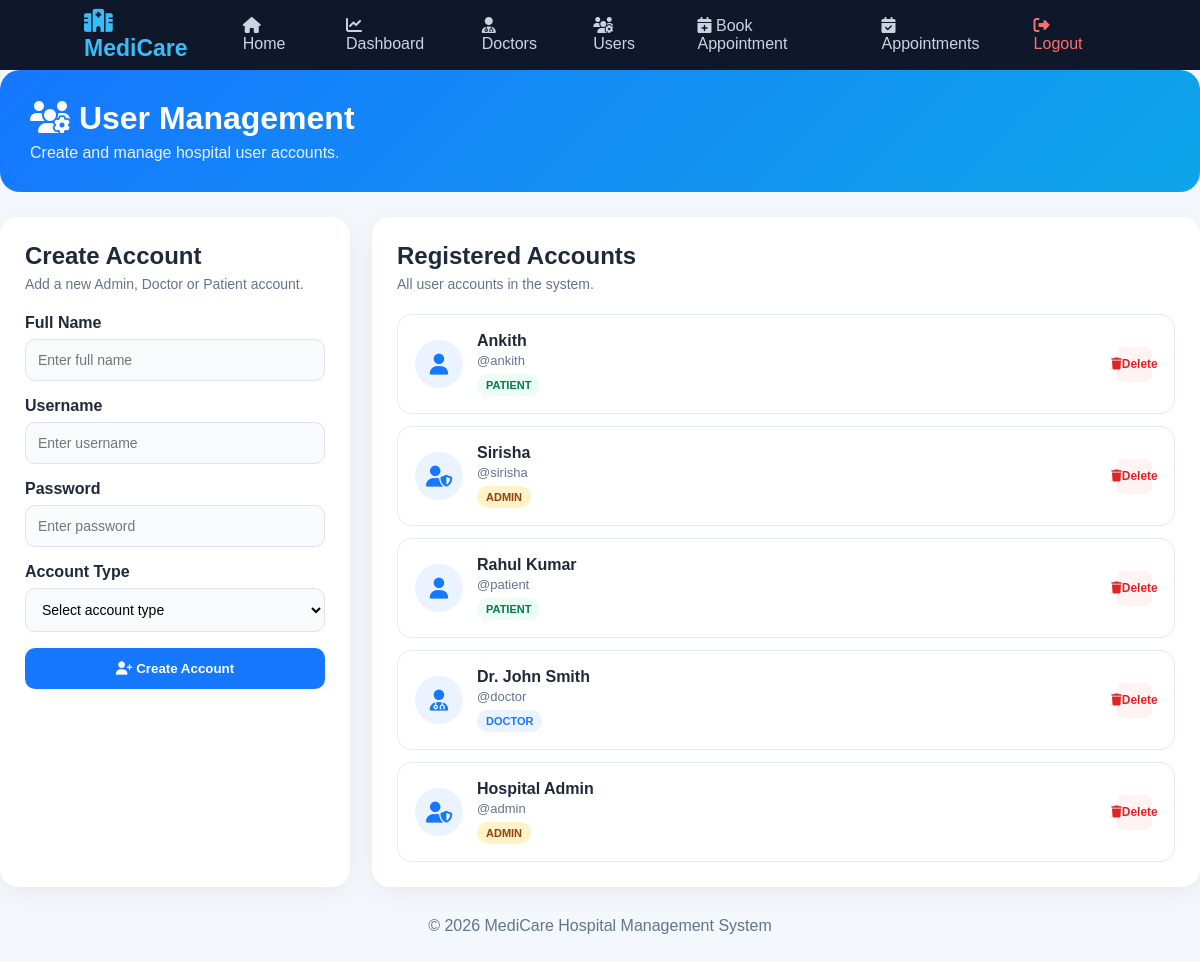
The app's page /users (signed in) with its own data.
### tables this page shows
CREATE TABLE users (
            id INTEGER PRIMARY KEY AUTOINCREMENT,
            username TEXT UNIQUE NOT NULL,
            password TEXT NOT NULL,
            role TEXT NOT NULL,
            name TEXT NOT NULL
        );

### app.py (the view, shortened to what this page needs)
@app.route("/users", methods=["GET", "POST"])
@login_required
def users():
    db = get_db()
    users_data = db.execute(
        """
        SELECT id, username, role, name
        FROM users
        ORDER BY id DESC
        """
    ).fetchall()
    db.close()
    return render_template(
        "users.html",
        users=users_data
    )

### app.py (called while the page is built)
def get_db():
    db = sqlite3.connect(DATABASE)
    db.row_factory = sqlite3.Row
    return db

def login_required(f):
    @wraps(f)
    def decorated_function(*args, **kwargs):
        if "username" not in session:
            return redirect(url_for("login"))
        return f(*args, **kwargs)
    return decorated_function

### templates/users.html (shortened to what this page needs)
    {% extends "base.html" %}
{% block content %}
<div class="users-page">
    <div class="users-hero">
        <h1>
            <i class="fa-solid fa-users-gear"></i>
            User Management
        </h1>
        <p>
            Create and manage hospital user accounts.
        </p>
    </div>
    <div class="users-layout">
        <div class="card">
            <h2>
                Create Account
            </h2>
            <p class="subtitle">
                Add a new Admin, Doctor or Patient account.
            </p>
            <form method="POST">
                <div class="form-group">
                    <label>
                        Full Name
                    </label>
                    <input
                        type="text"
                        name="name"
                        placeholder="Enter full name"
                        required
                    >
                </div>
                <div class="form-group">
                    <label>
                        Username
                    </label>
                    <input
                        type="text"
                        name="username"
                        placeholder="Enter username"
                        required
                    >
                </div>
                <div class="form-group">
                    <label>
                        Password
                    </label>
                    <input
                        type="password"
                        name="password"
                        placeholder="Enter password"
                        minlength="6"
                        required
                    >
                </div>
                <div class="form-group">
                    <label>
                        Account Type
                    </label>
                    <select name="role" required>
                        <option value="">
                            Select account type
                        </option>
                    </select>
                </div>
                <button
                    type="submit"
                    class="create-btn"
                >
                    <i class="fa-solid fa-user-plus"></i>
                    Create Account
                </button>
            </form>
        </div>
        <div class="card">
            <h2>
                Registered Accounts
            </h2>
            <p class="subtitle">
                All user accounts in the system.
            </p>
            <div class="user-list">
                {% for user in users %}
                <div class="user-card">
                    <div class="user-left">
                        <div class="user-avatar">
                            {% if user.role == "admin" %}
                                <i class="fa-solid fa-user-shield"></i>
                            {% elif user.role == "doctor" %}
                                <i class="fa-solid fa-user-doctor"></i>
                            {% else %}
                                <i class="fa-solid fa-user"></i>
                            {% endif %}
                        </div>
                        <div>
                            <div class="user-name">
                                {{ user.name }}
                            </div>
                            <div class="username">
                                @{{ user.username }}
                            </div>
                            {% if user.role == "admin" %}
                            <span class="role role-admin">
                                ADMIN
                            </span>
                            {% elif user.role == "doctor" %}
                            <span class="role role-doctor">
                                DOCTOR
                            </span>
                            {% else %}
                            <span class="role role-patient">
                                PATIENT
                            </span>
                            {% endif %}
                        </div>
                    </div>
                    {% if user.id != session.get("user_id") %}
                    <a
                        href="{{ url_for(
                            'delete_user',
                            user_id=user.id
                        ) }}"
                        class="delete-btn"
                        onclick="return confirm('Are you sure you want to delete this account?')"
                    >
                        <i class="fa-solid fa-trash"></i>
                        Delete
                    </a>
                    {% endif %}
                </div>
                {% endfor %}
            </div>
        </div>
    </div>
</div>
{% endblock %}

### templates/base.html (shortened to what this page needs)
<!DOCTYPE html>
<html lang="en">
<head>
    <link rel="stylesheet"
          href="{{ url_for('static', filename='style.css') }}">
    <link rel="stylesheet"
          href="https://cdnjs.cloudflare.com/ajax/libs/font-awesome/6.5.0/css/all.min.css">
</head>
<body>
<nav class="navbar">
    <div class="logo">
        <i class="fa-solid fa-hospital"></i>
        MediCare
    </div>
    <div class="nav-links">
        <a href="{{ url_for('home') }}">
            <i class="fa-solid fa-house"></i>
            Home
        </a>
        {% if session.get("username") %}
            <a href="{{ url_for('dashboard') }}">
                <i class="fa-solid fa-chart-line"></i>
                Dashboard
            </a>
           {% if session.get("role") in ["admin", "doctor"] %}
                <a href="{{ url_for('doctors') }}">
                    <i class="fa-solid fa-user-doctor"></i>
                    Doctors
                </a>
                {% endif %}
                {% if session.get("role") == "admin" %}
                <a href="{{ url_for('users') }}">
                    <i class="fa-solid fa-users-gear"></i>
                    Users
                </a>
            {% endif %}
            <a href="{{ url_for('appointment') }}">
                <i class="fa-solid fa-calendar-plus"></i>
                Book Appointment
            </a>
            <a href="{{ url_for('appointments') }}">
                <i class="fa-solid fa-calendar-check"></i>
                Appointments
            </a>
            <a href="{{ url_for('logout') }}" class="logout">
                <i class="fa-solid fa-right-from-bracket"></i>
                Logout
            </a>
        {% else %}
            <a href="{{ url_for('login') }}">
                <i class="fa-solid fa-right-to-bracket"></i>
                Login
            </a>
        {% endif %}
    </div>
</nav>
<main>
    {% block content %}
    {% endblock %}
</main>
<footer>
    <p>© 2026 MediCare Hospital Management System</p>
</footer>
</body>
</html>

### static/style.css (style rules this page uses)
* { margin: 0; padding: 0; box-sizing: border-box; }
body { font-family: Arial, Helvetica, sans-serif; background: #f4f7fb; color: #1e293b; }
.navbar { height: 70px; background: #0f172a; display: flex; align-items: center; justify-content: space-between; padding: 0 7%; color: white; }
.logo { font-size: 23px; font-weight: bold; color: #38bdf8; }
.logo i { margin-right: 8px; }
.nav-links { display: flex; gap: 10px; }
.nav-links a { color: #cbd5e1; text-decoration: none; padding: 12px 15px; border-radius: 8px; transition: 0.3s; }
.nav-links .logout { color: #f87171; }
.form-card label, .form-group label { display: block; font-weight: bold; margin-bottom: 7px; margin-top: 15px; }
input, select, textarea { width: 100%; padding: 12px; border: 1px solid #cbd5e1; border-radius: 8px; outline: none; font-size: 14px; background: white; }
.edit-btn, .delete-btn { display: inline-flex; align-items: center; justify-content: center; width: 35px; height: 35px; border-radius: 7px; text-decoration: none; margin-right: 5px; }
.delete-btn { background: #fee2e2; color: #dc2626; }
footer { text-align: center; padding: 30px; color: #64748b; }

### templates/users.html (style rules this page uses)
.users-page { max-width: 1200px; margin: auto; }
.users-hero { background: linear-gradient(135deg, #1677ff, #0ea5e9); color: white; padding: 30px; border-radius: 20px; margin-bottom: 25px; }
.users-hero h1 { margin-bottom: 7px; }
.users-hero p { opacity: .9; }
.users-layout { display: grid; grid-template-columns: 350px 1fr; gap: 22px; }
.card { background: white; border-radius: 18px; padding: 25px; box-shadow: 0 6px 25px rgba(0,0,0,.06); }
.card h2 { margin-bottom: 6px; }
.subtitle { color: #64748b; font-size: 14px; margin-bottom: 22px; }
.form-group { margin-bottom: 16px; }
.form-group label { display: block; font-weight: 600; margin-bottom: 7px; }
.form-group input, .form-group select { width: 100%; padding: 12px; border: 1px solid #dbe3ef; border-radius: 10px; background: #f8fafc; outline: none; }
.create-btn { width: 100%; padding: 13px; border: none; border-radius: 10px; background: #1677ff; color: white; font-weight: 700; cursor: pointer; }
.user-list { display: grid; gap: 12px; }
.user-card { border: 1px solid #e5eaf2; border-radius: 14px; padding: 17px; display: flex; justify-content: space-between; align-items: center; gap: 15px; }
.user-left { display: flex; align-items: center; gap: 14px; }
.user-avatar { width: 48px; height: 48px; border-radius: 50%; background: #eaf3ff; color: #1677ff; display: flex; align-items: center; justify-content: center; font-size: 21px; }
.user-name { font-weight: 700; color: #1e293b; }
.username { color: #64748b; font-size: 13px; margin-top: 3px; }
.role { display: inline-block; margin-top: 6px; padding: 5px 9px; border-radius: 20px; font-size: 11px; font-weight: 700; }
.role-admin { background: #fef3c7; color: #92400e; }
.role-doctor { background: #eaf3ff; color: #1677ff; }
.role-patient { background: #ecfdf5; color: #047857; }
.delete-btn { background: #fef2f2; color: #dc2626; padding: 8px 11px; border-radius: 8px; text-decoration: none; font-size: 12px; font-weight: 700; }

### records on screen
users: role "patient" (drawn), name "Ankith", username "ankith"
users: role "admin" (drawn), name "Sirisha", username "sirisha"
users: role "patient" (drawn), name "Rahul Kumar", username "patient"
users: role "doctor" (drawn), name "Dr. John Smith", username "doctor"
users: role "admin" (drawn), name "Hospital Admin", username "admin"
